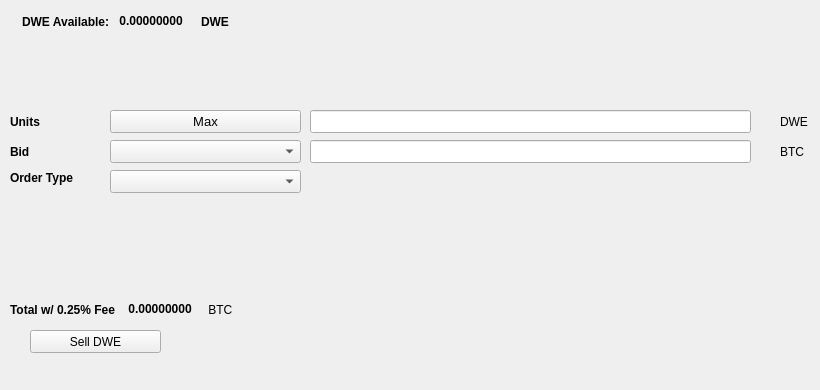
   <widget class="QWidget" name="SellTab">
    <attribute name="title">
     <string>Sell</string>
    </attribute>
    <widget class="QLabel" name="label_16">
     <property name="geometry">
      <rect>
       <x>780</x>
       <y>140</y>
       <width>31</width>
       <height>23</height>
      </rect>
     </property>
     <property name="text">
      <string>BTC</string>
     </property>
    </widget>
    <widget class="QComboBox" name="SellBidcomboBox">
     <property name="geometry">
      <rect>
       <x>110</x>
       <y>140</y>
       <width>191</width>
       <height>23</height>
      </rect>
     </property>
     <property name="font">
      <font>
       <pointsize>10</pointsize>
      </font>
     </property>
    </widget>
    <widget class="QLabel" name="label_18">
     <property name="geometry">
      <rect>
       <x>10</x>
       <y>110</y>
       <width>46</width>
       <height>23</height>
      </rect>
     </property>
     <property name="font">
      <font>
       <weight>75</weight>
       <bold>true</bold>
      </font>
     </property>
     <property name="text">
      <string>Units</string>
     </property>
    </widget>
    <widget class="QPushButton" name="Sell_Max_Amount">
     <property name="geometry">
      <rect>
       <x>110</x>
       <y>110</y>
       <width>191</width>
       <height>23</height>
      </rect>
     </property>
     <property name="font">
      <font>
       <pointsize>10</pointsize>
      </font>
     </property>
     <property name="text">
      <string>Max</string>
     </property>
    </widget>
    <widget class="QLabel" name="label_20">
     <property name="geometry">
      <rect>
       <x>10</x>
       <y>170</y>
       <width>91</width>
       <height>16</height>
      </rect>
     </property>
     <property name="font">
      <font>
       <weight>75</weight>
       <bold>true</bold>
      </font>
     </property>
     <property name="text">
      <string>Order Type</string>
     </property>
    </widget>
    <widget class="QComboBox" name="SellOrdertypeCombo">
     <property name="geometry">
      <rect>
       <x>110</x>
       <y>170</y>
       <width>191</width>
       <height>23</height>
      </rect>
     </property>
     <property name="font">
      <font>
       <pointsize>10</pointsize>
      </font>
     </property>
    </widget>
    <widget class="QLabel" name="label_21">
     <property name="geometry">
      <rect>
       <x>10</x>
       <y>140</y>
       <width>46</width>
       <height>23</height>
      </rect>
     </property>
     <property name="font">
      <font>
       <weight>75</weight>
       <bold>true</bold>
      </font>
     </property>
     <property name="text">
      <string>Bid</string>
     </property>
    </widget>
    <widget class="QLabel" name="label_22">
     <property name="geometry">
      <rect>
       <x>780</x>
       <y>110</y>
       <width>31</width>
       <height>23</height>
      </rect>
     </property>
     <property name="text">
      <string>DWE</string>
     </property>
    </widget>
    <widget class="QLineEdit" name="UnitsInputDWE">
     <property name="geometry">
      <rect>
       <x>310</x>
       <y>110</y>
       <width>441</width>
       <height>23</height>
      </rect>
     </property>
     <property name="font">
      <font>
       <pointsize>9</pointsize>
       <weight>75</weight>
       <bold>true</bold>
      </font>
     </property>
    </widget>
    <widget class="QLineEdit" name="SellBidPriceEdit">
     <property name="geometry">
      <rect>
       <x>310</x>
       <y>140</y>
       <width>441</width>
       <height>23</height>
      </rect>
     </property>
     <property name="font">
      <font>
       <pointsize>9</pointsize>
       <weight>75</weight>
       <bold>true</bold>
      </font>
     </property>
    </widget>
    <widget class="QPushButton" name="SellDWEBTN">
     <property name="geometry">
      <rect>
       <x>30</x>
       <y>330</y>
       <width>131</width>
       <height>23</height>
      </rect>
     </property>
     <property name="text">
      <string>Sell DWE</string>
     </property>
     <property name="icon">
      <iconset resource="../dwe">
       <normaloff>:/icons/bitcoin</normaloff>:/icons/bitcoin</iconset>
     </property>
    </widget>
    <widget class="QWidget" name="layoutWidget3">
     <property name="geometry">
      <rect>
       <x>22</x>
       <y>12</y>
       <width>258</width>
       <height>19</height>
      </rect>
     </property>
     <layout class="QHBoxLayout" name="horizontalLayout">
      <item>
       <widget class="QLabel" name="label232_2">
        <property name="font">
         <font>
          <weight>75</weight>
          <bold>true</bold>
         </font>
        </property>
        <property name="text">
         <string>DWE Available:</string>
        </property>
       </widget>
      </item>
      <item>
       <widget class="QLabel" name="DWEAvailableLabel">
        <property name="palette">
         <palette>
          <active>
           <colorrole role="WindowText">
            <brush brushstyle="SolidPattern">
             <color alpha="255">
              <red>0</red>
              <green>0</green>
              <blue>0</blue>
             </color>
            </brush>
           </colorrole>
           <colorrole role="Button">
            <brush brushstyle="SolidPattern">
             <color alpha="255">
              <red>0</red>
              <green>170</green>
              <blue>0</blue>
             </color>
            </brush>
           </colorrole>
           <colorrole role="Light">
            <brush brushstyle="SolidPattern">
             <color alpha="255">
              <red>0</red>
              <green>255</green>
              <blue>0</blue>
             </color>
            </brush>
           </colorrole>
           <colorrole role="Midlight">
            <brush brushstyle="SolidPattern">
             <color alpha="255">
              <red>0</red>
              <green>212</green>
              <blue>0</blue>
             </color>
            </brush>
           </colorrole>
           <colorrole role="Dark">
            <brush brushstyle="SolidPattern">
             <color alpha="255">
              <red>0</red>
              <green>85</green>
              <blue>0</blue>
             </color>
            </brush>
           </colorrole>
           <colorrole role="Mid">
            <brush brushstyle="SolidPattern">
             <color alpha="255">
              <red>0</red>
              <green>113</green>
              <blue>0</blue>
             </color>
            </brush>
           </colorrole>
           <colorrole role="Text">
            <brush brushstyle="SolidPattern">
             <color alpha="255">
              <red>0</red>
              <green>170</green>
              <blue>0</blue>
             </color>
            </brush>
           </colorrole>
           <colorrole role="BrightText">
            <brush brushstyle="SolidPattern">
             <color alpha="255">
              <red>255</red>
              <green>255</green>
              <blue>255</blue>
             </color>
            </brush>
           </colorrole>
           <colorrole role="ButtonText">
            <brush brushstyle="SolidPattern">
             <color alpha="255">
              <red>0</red>
              <green>0</green>
              <blue>0</blue>
             </color>
            </brush>
           </colorrole>
           <colorrole role="Base">
            <brush brushstyle="SolidPattern">
             <color alpha="255">
              <red>255</red>
              <green>255</green>
              <blue>255</blue>
             </color>
            </brush>
           </colorrole>
           <colorrole role="Window">
            <brush brushstyle="SolidPattern">
             <color alpha="255">
              <red>0</red>
              <green>170</green>
              <blue>0</blue>
             </color>
            </brush>
           </colorrole>
           <colorrole role="Shadow">
            <brush brushstyle="SolidPattern">
             <color alpha="255">
              <red>0</red>
              <green>0</green>
              <blue>0</blue>
             </color>
            </brush>
           </colorrole>
           <colorrole role="AlternateBase">
            <brush brushstyle="SolidPattern">
             <color alpha="255">
              <red>127</red>
              <green>212</green>
              <blue>127</blue>
             </color>
            </brush>
           </colorrole>
           <colorrole role="ToolTipBase">
            <brush brushstyle="SolidPattern">
             <color alpha="255">
              <red>255</red>
              <green>255</green>
              <blue>220</blue>
             </color>
            </brush>
           </colorrole>
           <colorrole role="ToolTipText">
            <brush brushstyle="SolidPattern">
             <color alpha="255">
              <red>0</red>
              <green>0</green>
              <blue>0</blue>
             </color>
            </brush>
           </colorrole>
          </active>
          <inactive>
           <colorrole role="WindowText">
            <brush brushstyle="SolidPattern">
             <color alpha="255">
              <red>0</red>
              <green>0</green>
              <blue>0</blue>
             </color>
            </brush>
           </colorrole>
           <colorrole role="Button">
            <brush brushstyle="SolidPattern">
             <color alpha="255">
              <red>0</red>
              <green>170</green>
              <blue>0</blue>
             </color>
            </brush>
           </colorrole>
           <colorrole role="Light">
            <brush brushstyle="SolidPattern">
             <color alpha="255">
              <red>0</red>
              <green>255</green>
              <blue>0</blue>
             </color>
            </brush>
           </colorrole>
           <colorrole role="Midlight">
            <brush brushstyle="SolidPattern">
             <color alpha="255">
              <red>0</red>
              <green>212</green>
              <blue>0</blue>
             </color>
            </brush>
           </colorrole>
           <colorrole role="Dark">
            <brush brushstyle="SolidPattern">
             <color alpha="255">
              <red>0</red>
              <green>85</green>
              <blue>0</blue>
             </color>
            </brush>
           </colorrole>
           <colorrole role="Mid">
            <brush brushstyle="SolidPattern">
             <color alpha="255">
              <red>0</red>
              <green>113</green>
              <blue>0</blue>
             </color>
            </brush>
           </colorrole>
           <colorrole role="Text">
            <brush brushstyle="SolidPattern">
             <color alpha="255">
              <red>0</red>
              <green>170</green>
              <blue>0</blue>
             </color>
            </brush>
           </colorrole>
           <colorrole role="BrightText">
            <brush brushstyle="SolidPattern">
             <color alpha="255">
              <red>255</red>
              <green>255</green>
              <blue>255</blue>
             </color>
            </brush>
           </colorrole>
           <colorrole role="ButtonText">
            <brush brushstyle="SolidPattern">
             <color alpha="255">
              <red>0</red>
              <green>0</green>
              <blue>0</blue>
             </color>
            </brush>
           </colorrole>
           <colorrole role="Base">
            <brush brushstyle="SolidPattern">
             <color alpha="255">
              <red>255</red>
              <green>255</green>
              <blue>255</blue>
             </color>
            </brush>
           </colorrole>
           <colorrole role="Window">
            <brush brushstyle="SolidPattern">
             <color alpha="255">
              <red>0</red>
              <green>170</green>
              <blue>0</blue>
             </color>
            </brush>
           </colorrole>
           <colorrole role="Shadow">
            <brush brushstyle="SolidPattern">
             <color alpha="255">
              <red>0</red>
              <green>0</green>
              <blue>0</blue>
             </color>
            </brush>
           </colorrole>
           <colorrole role="AlternateBase">
            <brush brushstyle="SolidPattern">
             <color alpha="255">
              <red>127</red>
              <green>212</green>
              <blue>127</blue>
             </color>
            </brush>
           </colorrole>
           <colorrole role="ToolTipBase">
            <brush brushstyle="SolidPattern">
             <color alpha="255">
              <red>255</red>
              <green>255</green>
              <blue>220</blue>
             </color>
            </brush>
           </colorrole>
           <colorrole role="ToolTipText">
            <brush brushstyle="SolidPattern">
             <color alpha="255">
              <red>0</red>
              <green>0</green>
              <blue>0</blue>
             </color>
            </brush>
           </colorrole>
          </inactive>
          <disabled>
           <colorrole role="WindowText">
            <brush brushstyle="SolidPattern">
             <color alpha="255">
              <red>0</red>
              <green>85</green>
              <blue>0</blue>
             </color>
            </brush>
           </colorrole>
           <colorrole role="Button">
            <brush brushstyle="SolidPattern">
             <color alpha="255">
              <red>0</red>
              <green>170</green>
              <blue>0</blue>
             </color>
            </brush>
           </colorrole>
           <colorrole role="Light">
            <brush brushstyle="SolidPattern">
             <color alpha="255">
              <red>0</red>
              <green>255</green>
              <blue>0</blue>
             </color>
            </brush>
           </colorrole>
           <colorrole role="Midlight">
            <brush brushstyle="SolidPattern">
             <color alpha="255">
              <red>0</red>
              <green>212</green>
              <blue>0</blue>
             </color>
            </brush>
           </colorrole>
           <colorrole role="Dark">
            <brush brushstyle="SolidPattern">
             <color alpha="255">
              <red>0</red>
              <green>85</green>
              <blue>0</blue>
             </color>
            </brush>
           </colorrole>
           <colorrole role="Mid">
            <brush brushstyle="SolidPattern">
             <color alpha="255">
              <red>0</red>
              <green>113</green>
              <blue>0</blue>
             </color>
            </brush>
           </colorrole>
           <colorrole role="Text">
            <brush brushstyle="SolidPattern">
             <color alpha="255">
              <red>0</red>
              <green>85</green>
              <blue>0</blue>
             </color>
            </brush>
           </colorrole>
           <colorrole role="BrightText">
            <brush brushstyle="SolidPattern">
             <color alpha="255">
              <red>255</red>
              <green>255</green>
              <blue>255</blue>
             </color>
            </brush>
           </colorrole>
           <colorrole role="ButtonText">
            <brush brushstyle="SolidPattern">
             <color alpha="255">
              <red>0</red>
              <green>85</green>
              <blue>0</blue>
             </color>
            </brush>
           </colorrole>
           <colorrole role="Base">
            <brush brushstyle="SolidPattern">
             <color alpha="255">
              <red>0</red>
              <green>170</green>
              <blue>0</blue>
             </color>
            </brush>
           </colorrole>
           <colorrole role="Window">
            <brush brushstyle="SolidPattern">
             <color alpha="255">
              <red>0</red>
              <green>170</green>
              <blue>0</blue>
             </color>
            </brush>
           </colorrole>
           <colorrole role="Shadow">
            <brush brushstyle="SolidPattern">
             <color alpha="255">
              <red>0</red>
              <green>0</green>
              <blue>0</blue>
             </color>
            </brush>
           </colorrole>
           <colorrole role="AlternateBase">
            <brush brushstyle="SolidPattern">
             <color alpha="255">
              <red>0</red>
              <green>170</green>
              <blue>0</blue>
             </color>
            </brush>
           </colorrole>
           <colorrole role="ToolTipBase">
            <brush brushstyle="SolidPattern">
             <color alpha="255">
              <red>255</red>
              <green>255</green>
              <blue>220</blue>
             </color>
            </brush>
           </colorrole>
           <colorrole role="ToolTipText">
            <brush brushstyle="SolidPattern">
             <color alpha="255">
              <red>0</red>
              <green>0</green>
              <blue>0</blue>
             </color>
            </brush>
           </colorrole>
          </disabled>
         </palette>
        </property>
        <property name="font">
         <font>
          <weight>75</weight>
          <bold>true</bold>
         </font>
        </property>
        <property name="text">
         <string> 0.00000000 </string>
        </property>
        <property name="textInteractionFlags">
         <set>Qt::LinksAccessibleByMouse|Qt::TextSelectableByKeyboard|Qt::TextSelectableByMouse</set>
        </property>
       </widget>
      </item>
      <item>
       <widget class="QLabel" name="labelDWE">
        <property name="font">
         <font>
          <weight>75</weight>
          <bold>true</bold>
         </font>
        </property>
        <property name="text">
         <string>DWE</string>
        </property>
       </widget>
      </item>
     </layout>
    </widget>
    <widget class="QWidget" name="layoutWidget">
     <property name="geometry">
      <rect>
       <x>10</x>
       <y>300</y>
       <width>268</width>
       <height>19</height>
      </rect>
     </property>
     <layout class="QHBoxLayout" name="horizontalLayout_2">
      <item>
       <widget class="QLabel" name="label_19">
        <property name="font">
         <font>
          <weight>75</weight>
          <bold>true</bold>
         </font>
        </property>
        <property name="text">
         <string>Total w/ 0.25% Fee </string>
        </property>
       </widget>
      </item>
      <item>
       <widget class="QLabel" name="SellCostLabel">
        <property name="palette">
         <palette>
          <active>
           <colorrole role="WindowText">
            <brush brushstyle="SolidPattern">
             <color alpha="255">
              <red>0</red>
              <green>0</green>
              <blue>0</blue>
             </color>
            </brush>
           </colorrole>
           <colorrole role="Button">
            <brush brushstyle="SolidPattern">
             <color alpha="255">
              <red>0</red>
              <green>170</green>
              <blue>0</blue>
             </color>
            </brush>
           </colorrole>
           <colorrole role="Light">
            <brush brushstyle="SolidPattern">
             <color alpha="255">
              <red>0</red>
              <green>255</green>
              <blue>0</blue>
             </color>
            </brush>
           </colorrole>
           <colorrole role="Midlight">
            <brush brushstyle="SolidPattern">
             <color alpha="255">
              <red>0</red>
              <green>212</green>
              <blue>0</blue>
             </color>
            </brush>
           </colorrole>
           <colorrole role="Dark">
            <brush brushstyle="SolidPattern">
             <color alpha="255">
              <red>0</red>
              <green>85</green>
              <blue>0</blue>
             </color>
            </brush>
           </colorrole>
           <colorrole role="Mid">
            <brush brushstyle="SolidPattern">
             <color alpha="255">
              <red>0</red>
              <green>113</green>
              <blue>0</blue>
             </color>
            </brush>
           </colorrole>
           <colorrole role="Text">
            <brush brushstyle="SolidPattern">
             <color alpha="255">
              <red>0</red>
              <green>170</green>
              <blue>0</blue>
             </color>
            </brush>
           </colorrole>
           <colorrole role="BrightText">
            <brush brushstyle="SolidPattern">
             <color alpha="255">
              <red>255</red>
              <green>255</green>
              <blue>255</blue>
             </color>
            </brush>
           </colorrole>
           <colorrole role="ButtonText">
            <brush brushstyle="SolidPattern">
             <color alpha="255">
              <red>0</red>
              <green>0</green>
              <blue>0</blue>
             </color>
            </brush>
           </colorrole>
           <colorrole role="Base">
            <brush brushstyle="SolidPattern">
             <color alpha="255">
              <red>255</red>
              <green>255</green>
              <blue>255</blue>
             </color>
            </brush>
           </colorrole>
           <colorrole role="Window">
            <brush brushstyle="SolidPattern">
             <color alpha="255">
              <red>0</red>
              <green>170</green>
              <blue>0</blue>
             </color>
            </brush>
           </colorrole>
           <colorrole role="Shadow">
            <brush brushstyle="SolidPattern">
             <color alpha="255">
              <red>0</red>
              <green>0</green>
              <blue>0</blue>
             </color>
            </brush>
           </colorrole>
           <colorrole role="AlternateBase">
            <brush brushstyle="SolidPattern">
             <color alpha="255">
              <red>127</red>
              <green>212</green>
              <blue>127</blue>
             </color>
            </brush>
           </colorrole>
           <colorrole role="ToolTipBase">
            <brush brushstyle="SolidPattern">
             <color alpha="255">
              <red>255</red>
              <green>255</green>
              <blue>220</blue>
             </color>
            </brush>
           </colorrole>
           <colorrole role="ToolTipText">
            <brush brushstyle="SolidPattern">
             <color alpha="255">
              <red>0</red>
              <green>0</green>
              <blue>0</blue>
             </color>
            </brush>
           </colorrole>
          </active>
          <inactive>
           <colorrole role="WindowText">
            <brush brushstyle="SolidPattern">
             <color alpha="255">
              <red>0</red>
              <green>0</green>
              <blue>0</blue>
             </color>
            </brush>
           </colorrole>
           <colorrole role="Button">
            <brush brushstyle="SolidPattern">
             <color alpha="255">
              <red>0</red>
              <green>170</green>
              <blue>0</blue>
             </color>
            </brush>
           </colorrole>
           <colorrole role="Light">
            <brush brushstyle="SolidPattern">
             <color alpha="255">
              <red>0</red>
              <green>255</green>
              <blue>0</blue>
             </color>
            </brush>
           </colorrole>
           <colorrole role="Midlight">
            <brush brushstyle="SolidPattern">
             <color alpha="255">
              <red>0</red>
              <green>212</green>
              <blue>0</blue>
             </color>
            </brush>
           </colorrole>
           <colorrole role="Dark">
            <brush brushstyle="SolidPattern">
             <color alpha="255">
              <red>0</red>
              <green>85</green>
              <blue>0</blue>
             </color>
            </brush>
           </colorrole>
           <colorrole role="Mid">
            <brush brushstyle="SolidPattern">
             <color alpha="255">
              <red>0</red>
              <green>113</green>
              <blue>0</blue>
             </color>
            </brush>
           </colorrole>
           <colorrole role="Text">
            <brush brushstyle="SolidPattern">
             <color alpha="255">
              <red>0</red>
              <green>170</green>
              <blue>0</blue>
             </color>
            </brush>
           </colorrole>
           <colorrole role="BrightText">
            <brush brushstyle="SolidPattern">
             <color alpha="255">
              <red>255</red>
              <green>255</green>
              <blue>255</blue>
             </color>
            </brush>
           </colorrole>
           <colorrole role="ButtonText">
            <brush brushstyle="SolidPattern">
             <color alpha="255">
              <red>0</red>
              <green>0</green>
              <blue>0</blue>
             </color>
            </brush>
           </colorrole>
           <colorrole role="Base">
            <brush brushstyle="SolidPattern">
             <color alpha="255">
              <red>255</red>
              <green>255</green>
              <blue>255</blue>
             </color>
            </brush>
           </colorrole>
           <colorrole role="Window">
            <brush brushstyle="SolidPattern">
             <color alpha="255">
              <red>0</red>
              <green>170</green>
              <blue>0</blue>
             </color>
            </brush>
           </colorrole>
           <colorrole role="Shadow">
            <brush brushstyle="SolidPattern">
             <color alpha="255">
              <red>0</red>
              <green>0</green>
              <blue>0</blue>
             </color>
            </brush>
           </colorrole>
           <colorrole role="AlternateBase">
            <brush brushstyle="SolidPattern">
             <color alpha="255">
              <red>127</red>
              <green>212</green>
              <blue>127</blue>
             </color>
            </brush>
           </colorrole>
           <colorrole role="ToolTipBase">
            <brush brushstyle="SolidPattern">
             <color alpha="255">
              <red>255</red>
              <green>255</green>
              <blue>220</blue>
             </color>
            </brush>
           </colorrole>
           <colorrole role="ToolTipText">
            <brush brushstyle="SolidPattern">
             <color alpha="255">
              <red>0</red>
              <green>0</green>
              <blue>0</blue>
             </color>
            </brush>
           </colorrole>
          </inactive>
          <disabled>
           <colorrole role="WindowText">
            <brush brushstyle="SolidPattern">
             <color alpha="255">
              <red>0</red>
              <green>85</green>
              <blue>0</blue>
             </color>
            </brush>
           </colorrole>
           <colorrole role="Button">
            <brush brushstyle="SolidPattern">
             <color alpha="255">
              <red>0</red>
              <green>170</green>
              <blue>0</blue>
             </color>
            </brush>
           </colorrole>
           <colorrole role="Light">
            <brush brushstyle="SolidPattern">
             <color alpha="255">
              <red>0</red>
              <green>255</green>
              <blue>0</blue>
             </color>
            </brush>
           </colorrole>
           <colorrole role="Midlight">
            <brush brushstyle="SolidPattern">
             <color alpha="255">
              <red>0</red>
              <green>212</green>
              <blue>0</blue>
             </color>
            </brush>
           </colorrole>
           <colorrole role="Dark">
            <brush brushstyle="SolidPattern">
             <color alpha="255">
              <red>0</red>
              <green>85</green>
              <blue>0</blue>
             </color>
            </brush>
           </colorrole>
           <colorrole role="Mid">
            <brush brushstyle="SolidPattern">
             <color alpha="255">
              <red>0</red>
              <green>113</green>
              <blue>0</blue>
             </color>
            </brush>
           </colorrole>
           <colorrole role="Text">
            <brush brushstyle="SolidPattern">
             <color alpha="255">
              <red>0</red>
              <green>85</green>
              <blue>0</blue>
             </color>
            </brush>
           </colorrole>
           <colorrole role="BrightText">
            <brush brushstyle="SolidPattern">
             <color alpha="255">
              <red>255</red>
              <green>255</green>
              <blue>255</blue>
             </color>
            </brush>
           </colorrole>
           <colorrole role="ButtonText">
            <brush brushstyle="SolidPattern">
             <color alpha="255">
              <red>0</red>
              <green>85</green>
              <blue>0</blue>
             </color>
            </brush>
           </colorrole>
           <colorrole role="Base">
            <brush brushstyle="SolidPattern">
             <color alpha="255">
              <red>0</red>
              <green>170</green>
              <blue>0</blue>
             </color>
            </brush>
           </colorrole>
           <colorrole role="Window">
            <brush brushstyle="SolidPattern">
             <color alpha="255">
              <red>0</red>
              <green>170</green>
              <blue>0</blue>
             </color>
            </brush>
           </colorrole>
           <colorrole role="Shadow">
            <brush brushstyle="SolidPattern">
             <color alpha="255">
              <red>0</red>
              <green>0</green>
              <blue>0</blue>
             </color>
            </brush>
           </colorrole>
           <colorrole role="AlternateBase">
            <brush brushstyle="SolidPattern">
             <color alpha="255">
              <red>0</red>
              <green>170</green>
              <blue>0</blue>
             </color>
            </brush>
           </colorrole>
           <colorrole role="ToolTipBase">
            <brush brushstyle="SolidPattern">
             <color alpha="255">
              <red>255</red>
              <green>255</green>
              <blue>220</blue>
             </color>
            </brush>
           </colorrole>
           <colorrole role="ToolTipText">
            <brush brushstyle="SolidPattern">
             <color alpha="255">
              <red>0</red>
              <green>0</green>
              <blue>0</blue>
             </color>
            </brush>
           </colorrole>
          </disabled>
         </palette>
        </property>
        <property name="font">
         <font>
          <weight>75</weight>
          <bold>true</bold>
         </font>
        </property>
        <property name="autoFillBackground">
         <bool>false</bool>
        </property>
        <property name="text">
         <string> 0.00000000</string>
        </property>
        <property name="textInteractionFlags">
         <set>Qt::LinksAccessibleByMouse|Qt::TextSelectableByMouse</set>
        </property>
       </widget>
      </item>
      <item>
       <widget class="QLabel" name="label_17">
        <property name="font">
         <font>
          <weight>50</weight>
          <bold>false</bold>
         </font>
        </property>
        <property name="text">
         <string> BTC</string>
        </property>
       </widget>
      </item>
     </layout>
    </widget>
    <widget class="QLabel" name="label_23">
     <property name="geometry">
      <rect>
       <x>460</x>
       <y>300</y>
       <width>281</width>
       <height>81</height>
      </rect>
     </property>
     <property name="text">
      <string/>
     </property>
     <property name="pixmap">
      <pixmap>:/images/bittrex</pixmap>
     </property>
    </widget>
   </widget>
